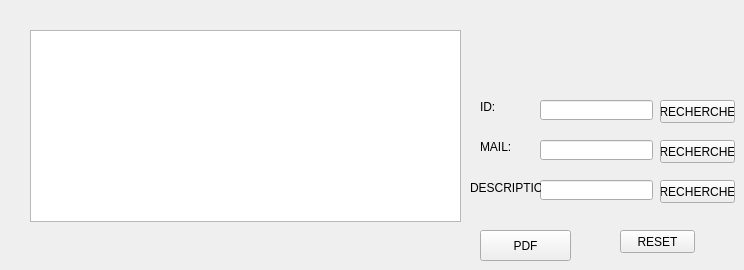
      <widget class="QWidget" name="tab_2">
       <attribute name="title">
        <string>Afficher_rec</string>
       </attribute>
       <widget class="QTableView" name="tab_rec">
        <property name="geometry">
         <rect>
          <x>30</x>
          <y>30</y>
          <width>431</width>
          <height>192</height>
         </rect>
        </property>
       </widget>
       <widget class="QPushButton" name="pdf">
        <property name="geometry">
         <rect>
          <x>480</x>
          <y>230</y>
          <width>91</width>
          <height>31</height>
         </rect>
        </property>
        <property name="text">
         <string>PDF</string>
        </property>
       </widget>
       <widget class="QLineEdit" name="id_rech">
        <property name="geometry">
         <rect>
          <x>540</x>
          <y>100</y>
          <width>113</width>
          <height>20</height>
         </rect>
        </property>
       </widget>
       <widget class="QLineEdit" name="mail_rech">
        <property name="geometry">
         <rect>
          <x>540</x>
          <y>140</y>
          <width>113</width>
          <height>20</height>
         </rect>
        </property>
       </widget>
       <widget class="QLineEdit" name="des_rech">
        <property name="geometry">
         <rect>
          <x>540</x>
          <y>180</y>
          <width>113</width>
          <height>20</height>
         </rect>
        </property>
       </widget>
       <widget class="QLabel" name="label_24">
        <property name="geometry">
         <rect>
          <x>480</x>
          <y>100</y>
          <width>47</width>
          <height>13</height>
         </rect>
        </property>
        <property name="text">
         <string>ID:</string>
        </property>
       </widget>
       <widget class="QLabel" name="label_25">
        <property name="geometry">
         <rect>
          <x>480</x>
          <y>140</y>
          <width>47</width>
          <height>13</height>
         </rect>
        </property>
        <property name="text">
         <string>MAIL:</string>
        </property>
       </widget>
       <widget class="QLabel" name="label_26">
        <property name="geometry">
         <rect>
          <x>470</x>
          <y>180</y>
          <width>71</width>
          <height>16</height>
         </rect>
        </property>
        <property name="text">
         <string>DESCRIPTION:</string>
        </property>
       </widget>
       <widget class="QPushButton" name="pushButton_8">
        <property name="geometry">
         <rect>
          <x>620</x>
          <y>230</y>
          <width>75</width>
          <height>23</height>
         </rect>
        </property>
        <property name="text">
         <string>RESET</string>
        </property>
       </widget>
       <widget class="QPushButton" name="rech_id">
        <property name="geometry">
         <rect>
          <x>660</x>
          <y>100</y>
          <width>75</width>
          <height>23</height>
         </rect>
        </property>
        <property name="text">
         <string>RECHERCHE</string>
        </property>
       </widget>
       <widget class="QPushButton" name="rech_mail">
        <property name="geometry">
         <rect>
          <x>660</x>
          <y>140</y>
          <width>75</width>
          <height>23</height>
         </rect>
        </property>
        <property name="text">
         <string>RECHERCHE</string>
        </property>
       </widget>
       <widget class="QPushButton" name="rech_des">
        <property name="geometry">
         <rect>
          <x>660</x>
          <y>180</y>
          <width>75</width>
          <height>23</height>
         </rect>
        </property>
        <property name="text">
         <string>RECHERCHE</string>
        </property>
       </widget>
      </widget>
